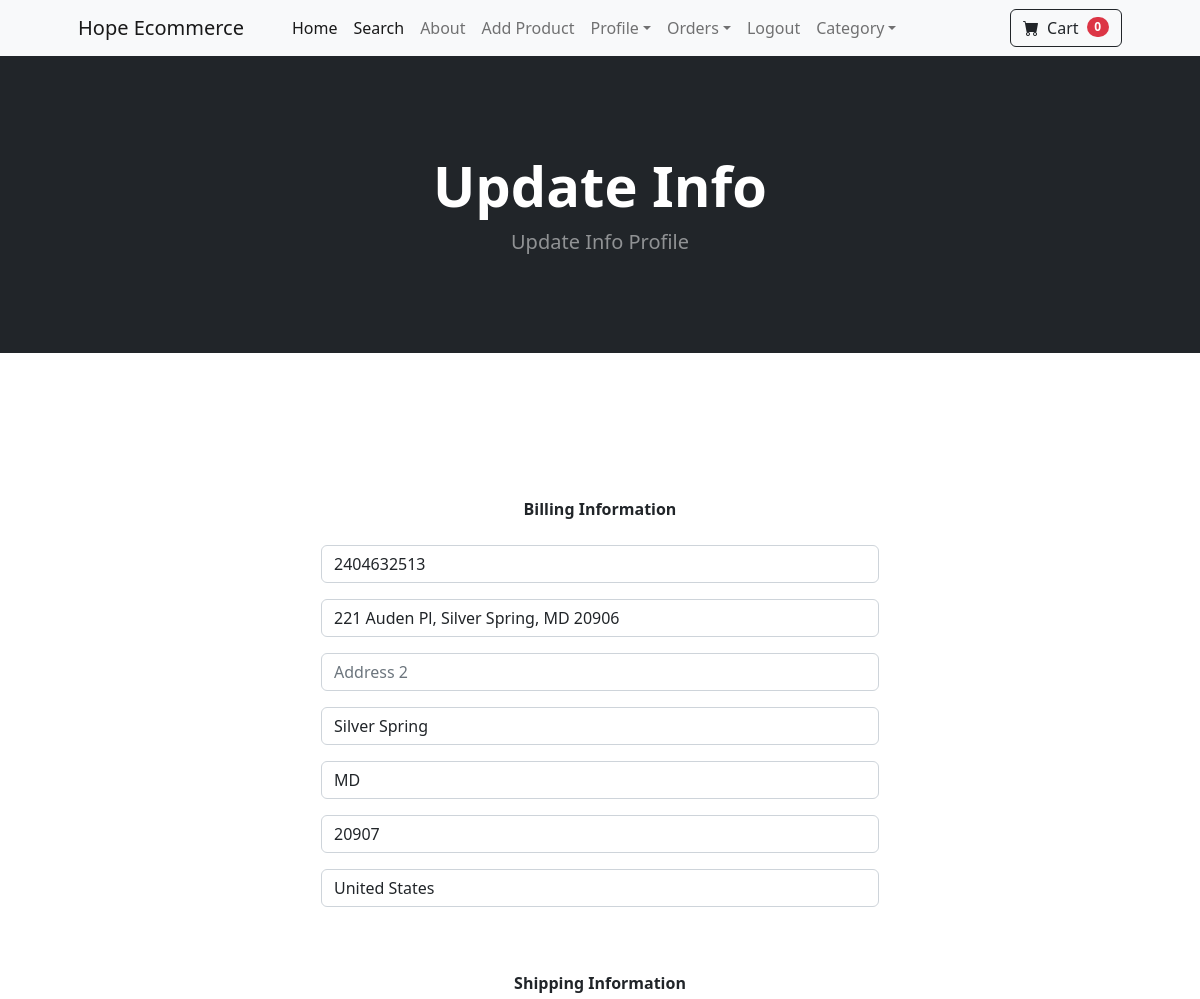
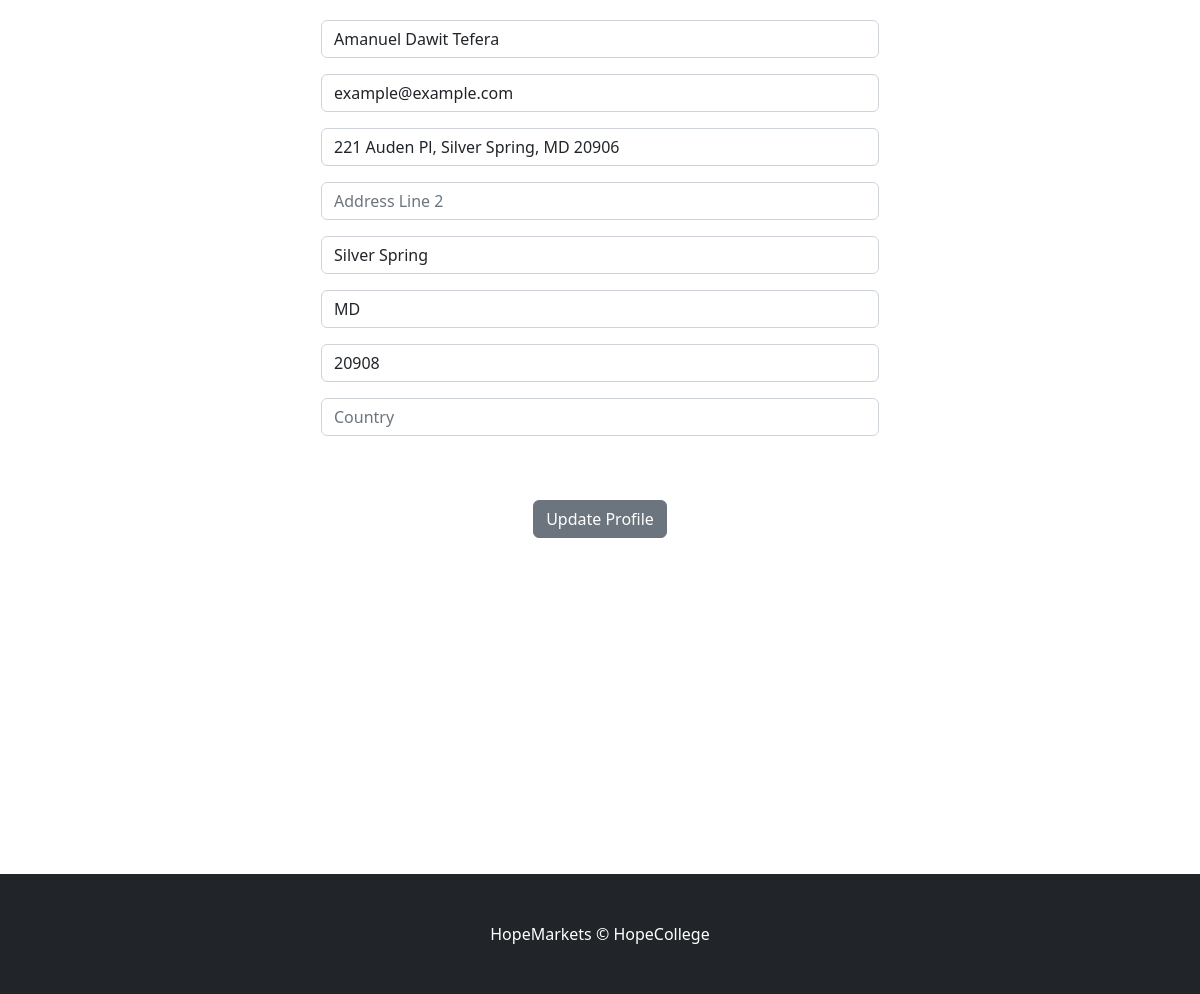
The page /update_info/ (signed in) on the database its author committed (2 pictures, top to bottom).
### store/models.py (models this page shows, shortened)
class Profile (models.Model):
	user = models.OneToOneField(User, on_delete=models.CASCADE)
	datetime_mod = models.DateTimeField(User , auto_now=True)
	phone = models.CharField(max_length=30, blank=True)
	address1 =models.CharField(max_length=300, blank=True)
	address1 =models.CharField(max_length=300, blank=True)
	city = models.CharField(max_length=300, blank=True)
	state = models.CharField(max_length=300, blank=True)
	zipcode=models.CharField(max_length=300, blank=True)
	country = models.CharField(max_length=300, blank=True)
	old_cart= models.CharField(max_length=300, blank=True, null=True)

### payment/models.py (models this page shows, shortened)
class ShipingAddress(models.Model):
	user = models.ForeignKey(User, on_delete= models.CASCADE, null=True, blank=True)
	shipping_full_name = models.CharField(max_length=300, default="")
	shipping_email = models.EmailField(max_length=300, default="example@example.com")
	shipping_address1 = models.CharField(max_length=300)
	shipping_address2 = models.CharField(max_length=300, null=True, blank=True)  # Made nullable # Changed from duplicate address1
	shipping_city = models.CharField(max_length=300)
	shipping_state = models.CharField(max_length=300, null=True, blank=True)
	shipping_zipcode = models.CharField(max_length=300, null=True, blank=True)
	country = models.CharField(max_length=300)
	class Meta:
		verbose_name_plural = "Shipping Address"

### store/views.py (the view)
# urls.py: path('update_info/', views.update_info, name="update_info"),
def update_info(request):
	if request.user.is_authenticated:
		current_user = Profile.objects.get(user__id=request.user.id)
		shipping_user = ShipingAddress.objects.get(user__id=request.user.id)
		form = UserInfoForm(request.POST or None, instance=current_user)
		shipping_form = ShippingForm(request.POST or None, instance=shipping_user)
		if form.is_valid() or shipping_form.is_valid():
			form.save()
			shipping_form.save()
			messages.success(request, "Your Info Has Been Updated!!")
			return redirect('home')
		return render(request, "update_info.html", {'form':form, 'shipping_form':shipping_form})
	else:
		messages.success(request, "You Must Be Logged In To Access That Page!!")
		return redirect('home')

### store/forms.py
class UserInfoForm(forms.ModelForm):
	phone = forms.CharField(label="", widget=forms.TextInput(attrs={'class':'form-control', 'placeholder':'Phone'}), required=False)
	address1 = forms.CharField(label="", widget=forms.TextInput(attrs={'class':'form-control', 'placeholder':'Address 1'}), required=False)
	address2 = forms.CharField(label="", widget=forms.TextInput(attrs={'class':'form-control', 'placeholder':'Address 2'}), required=False)
	city = forms.CharField(label="", widget=forms.TextInput(attrs={'class':'form-control', 'placeholder':'City'}), required=False)
	state = forms.CharField(label="", widget=forms.TextInput(attrs={'class':'form-control', 'placeholder':'State'}), required=False)
	zipcode = forms.CharField(label="", widget=forms.TextInput(attrs={'class':'form-control', 'placeholder':'Zipcode'}), required=False)
	country = forms.CharField(label="", widget=forms.TextInput(attrs={'class':'form-control', 'placeholder':'Country'}), required=False)
	class Meta:
		model = Profile
		fields = ('phone', 'address1', 'address2', 'city', 'state', 'zipcode', 'country', )

### cart/cart.py (called while the page is built)
    def __len__(self):
    	return len(self.cart)

### cart/context_processors.py (called while the page is built)
def cart(request):
	return {'cart': Cart(request)}

### store/templates/update_info.html (shortened to what this page needs)
{% extends 'base.html' %}
{% block content %}
        <header class="bg-dark py-5">
            <div class="container px-4 px-lg-5 my-5">
                <div class="text-center text-white">
                    <h1 class="display-4 fw-bolder">
                   Update Info </h1>
                    <p class="lead fw-normal text-white-50 mb-0">Update Info Profile</p>
                </div>
            </div>
        </header>
        <div class="container ">
            <div class ="row">
                <center>
                    <div class= "col-md-6 offet-md-3">
                        <br/><br>
                        <br/><br>
                        <br/><br>
                        <strong>Billing Information</strong>
                        <br/><br>
        <form method="POST" action ="{% url 'update_info' %}">
            {{ form.as_p}}
               <br/><br>
               <strong>Shipping Information</strong>
               <br/><br>
               {{ shipping_form.as_p}}
                  <br/><br>
                  <button type ="submit" class = "btn btn-secondary">
                      Update Profile
                  </button>
            </form>
                          <br/><br>
                            <br/><br>
                              <br/><br>
                                <br/><br>
                                <br/><br>
                                <br/><br>
                                <br/><br>
                </div>
                    </div>
            </div>
{% endblock %}

### rows shown on the page
Profile: phone "2404632513", address1 "221 Auden Pl, Silver Spring, MD 20906", city "Silver Spring", state "MD", zipcode "20907", country "United States"
ShipingAddress: shipping_full_name "Amanuel Dawit Tefera", shipping_email "example@example.com", shipping_address1 "221 Auden Pl, Silver Spring, MD 20906", shipping_city "Silver Spring", shipping_state "MD", shipping_zipcode "20908"

### other values the page prints
{{ cart|length }} "0"
